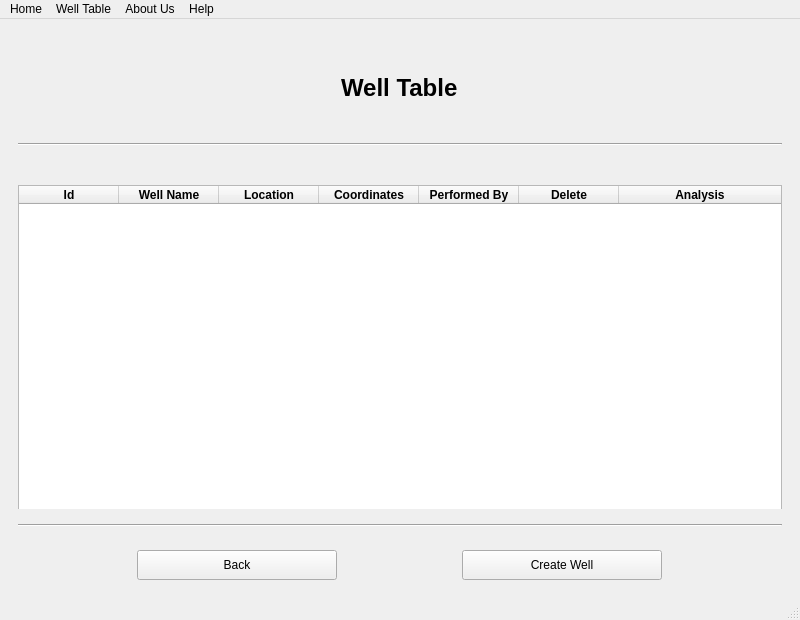
<?xml version="1.0" encoding="UTF-8"?>
<ui version="4.0">
 <class>MainWindow</class>
 <widget class="QMainWindow" name="MainWindow">
  <property name="geometry">
   <rect>
    <x>0</x>
    <y>0</y>
    <width>800</width>
    <height>620</height>
   </rect>
  </property>
  <property name="windowTitle">
   <string>MainWindow</string>
  </property>
  <widget class="QWidget" name="centralwidget">
   <layout class="QVBoxLayout" name="verticalLayout">
    <item>
     <widget class="QWidget" name="widget" native="true">
      <property name="minimumSize">
       <size>
        <width>0</width>
        <height>100</height>
       </size>
      </property>
      <property name="maximumSize">
       <size>
        <width>16777215</width>
        <height>80</height>
       </size>
      </property>
      <layout class="QHBoxLayout" name="horizontalLayout_5">
       <item>
        <widget class="QWidget" name="widget_6" native="true">
         <property name="maximumSize">
          <size>
           <width>80</width>
           <height>100</height>
          </size>
         </property>
        </widget>
       </item>
       <item alignment="Qt::AlignHCenter">
        <widget class="QLabel" name="label_2">
         <property name="minimumSize">
          <size>
           <width>0</width>
           <height>50</height>
          </size>
         </property>
         <property name="font">
          <font>
           <pointsize>18</pointsize>
           <weight>75</weight>
           <bold>true</bold>
          </font>
         </property>
         <property name="text">
          <string>Well Table</string>
         </property>
        </widget>
       </item>
       <item>
        <widget class="QLabel" name="label_4">
         <property name="maximumSize">
          <size>
           <width>80</width>
           <height>100</height>
          </size>
         </property>
         <property name="text">
          <string/>
         </property>
         <property name="pixmap">
          <pixmap>logo.png</pixmap>
         </property>
         <property name="scaledContents">
          <bool>true</bool>
         </property>
        </widget>
       </item>
      </layout>
     </widget>
    </item>
    <item>
     <widget class="QWidget" name="widget_5" native="true">
      <layout class="QVBoxLayout" name="verticalLayout_5">
       <item>
        <widget class="Line" name="line_5">
         <property name="orientation">
          <enum>Qt::Horizontal</enum>
         </property>
        </widget>
       </item>
      </layout>
     </widget>
    </item>
    <item>
     <widget class="QWidget" name="widget_2" native="true">
      <layout class="QHBoxLayout" name="horizontalLayout_4">
       <item>
        <widget class="QTableWidget" name="table_widget">
         <property name="enabled">
          <bool>true</bool>
         </property>
         <property name="minimumSize">
          <size>
           <width>0</width>
           <height>330</height>
          </size>
         </property>
         <property name="maximumSize">
          <size>
           <width>16777215</width>
           <height>300</height>
          </size>
         </property>
         <property name="layoutDirection">
          <enum>Qt::LeftToRight</enum>
         </property>
         <property name="alternatingRowColors">
          <bool>true</bool>
         </property>
         <property name="sortingEnabled">
          <bool>true</bool>
         </property>
         <property name="wordWrap">
          <bool>true</bool>
         </property>
         <attribute name="horizontalHeaderCascadingSectionResizes">
          <bool>true</bool>
         </attribute>
         <attribute name="horizontalHeaderDefaultSectionSize">
          <number>100</number>
         </attribute>
         <attribute name="horizontalHeaderShowSortIndicator" stdset="0">
          <bool>true</bool>
         </attribute>
         <attribute name="horizontalHeaderStretchLastSection">
          <bool>true</bool>
         </attribute>
         <attribute name="verticalHeaderShowSortIndicator" stdset="0">
          <bool>true</bool>
         </attribute>
         <column>
          <property name="text">
           <string>Id</string>
          </property>
          <property name="font">
           <font>
            <weight>75</weight>
            <bold>true</bold>
           </font>
          </property>
         </column>
         <column>
          <property name="text">
           <string>Well Name</string>
          </property>
          <property name="font">
           <font>
            <weight>75</weight>
            <bold>true</bold>
           </font>
          </property>
         </column>
         <column>
          <property name="text">
           <string>Location</string>
          </property>
          <property name="font">
           <font>
            <weight>75</weight>
            <bold>true</bold>
           </font>
          </property>
         </column>
         <column>
          <property name="text">
           <string>Coordinates</string>
          </property>
          <property name="font">
           <font>
            <weight>75</weight>
            <bold>true</bold>
           </font>
          </property>
         </column>
         <column>
          <property name="text">
           <string>Performed By</string>
          </property>
          <property name="font">
           <font>
            <weight>75</weight>
            <bold>true</bold>
           </font>
          </property>
         </column>
         <column>
          <property name="text">
           <string>Delete</string>
          </property>
          <property name="font">
           <font>
            <weight>75</weight>
            <bold>true</bold>
           </font>
          </property>
         </column>
         <column>
          <property name="text">
           <string>Analysis</string>
          </property>
          <property name="font">
           <font>
            <weight>75</weight>
            <bold>true</bold>
           </font>
          </property>
         </column>
        </widget>
       </item>
      </layout>
     </widget>
    </item>
    <item>
     <widget class="QWidget" name="widget_4" native="true">
      <property name="maximumSize">
       <size>
        <width>16777215</width>
        <height>20</height>
       </size>
      </property>
      <layout class="QHBoxLayout" name="horizontalLayout_2">
       <item>
        <widget class="Line" name="line_2">
         <property name="orientation">
          <enum>Qt::Horizontal</enum>
         </property>
        </widget>
       </item>
      </layout>
     </widget>
    </item>
    <item>
     <widget class="QWidget" name="widget_3" native="true">
      <property name="maximumSize">
       <size>
        <width>16777215</width>
        <height>50</height>
       </size>
      </property>
      <layout class="QHBoxLayout" name="horizontalLayout_3">
       <item>
        <widget class="QPushButton" name="back_button">
         <property name="minimumSize">
          <size>
           <width>100</width>
           <height>30</height>
          </size>
         </property>
         <property name="maximumSize">
          <size>
           <width>200</width>
           <height>16777215</height>
          </size>
         </property>
         <property name="text">
          <string>Back</string>
         </property>
        </widget>
       </item>
       <item>
        <widget class="QPushButton" name="create_well_button">
         <property name="minimumSize">
          <size>
           <width>100</width>
           <height>30</height>
          </size>
         </property>
         <property name="maximumSize">
          <size>
           <width>200</width>
           <height>16777215</height>
          </size>
         </property>
         <property name="text">
          <string>Create Well</string>
         </property>
        </widget>
       </item>
      </layout>
     </widget>
    </item>
   </layout>
  </widget>
  <widget class="QMenuBar" name="menubar">
   <property name="geometry">
    <rect>
     <x>0</x>
     <y>0</y>
     <width>800</width>
     <height>21</height>
    </rect>
   </property>
   <widget class="QMenu" name="menuHome">
    <property name="title">
     <string>Home</string>
    </property>
   </widget>
   <widget class="QMenu" name="menuWellTable">
    <property name="title">
     <string>Well Table</string>
    </property>
   </widget>
   <widget class="QMenu" name="menuAbout">
    <property name="title">
     <string>About Us</string>
    </property>
   </widget>
   <widget class="QMenu" name="menuHelp">
    <property name="title">
     <string>Help</string>
    </property>
   </widget>
   <addaction name="menuHome"/>
   <addaction name="menuWellTable"/>
   <addaction name="menuAbout"/>
   <addaction name="menuHelp"/>
  </widget>
  <widget class="QStatusBar" name="statusbar"/>
 </widget>
 <resources/>
 <connections/>
</ui>
